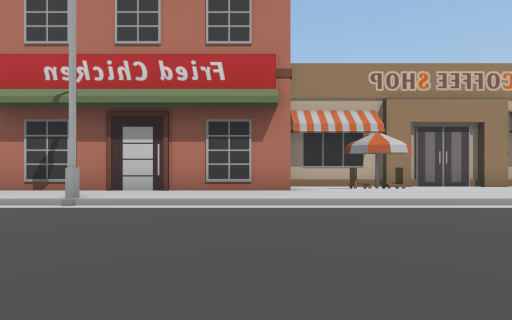
View 1 (above)

24 first-person views from a walk through a 3-D level made in the Unity game engine. The camera is 1.3 m above the floor, looks level and sees 80° across. The floor is counted in squares, 2 m on a side. Each view is taken from the middle of a square. On the plan, view 1 faces up. The plan holds only what a view shows up to about 10 squares ahead; the rest is blank. The place goes on beyond the plan. The player is left out.

View 2
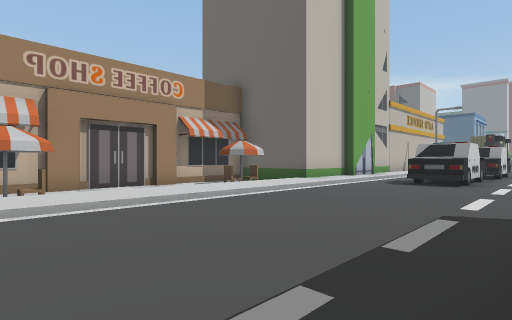

View 3
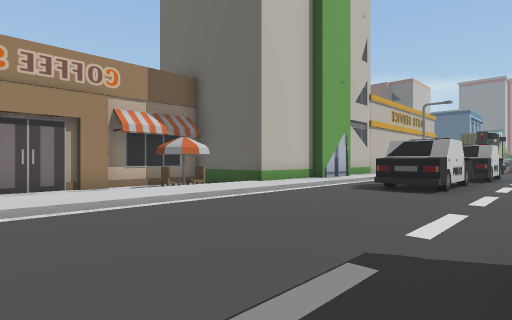

View 4
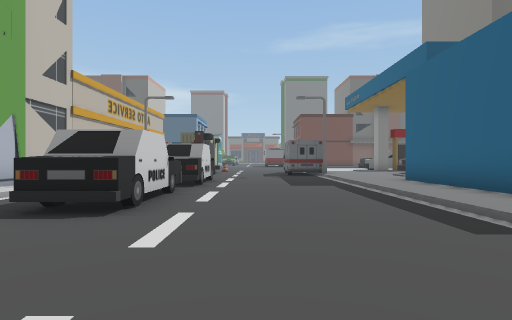

View 5
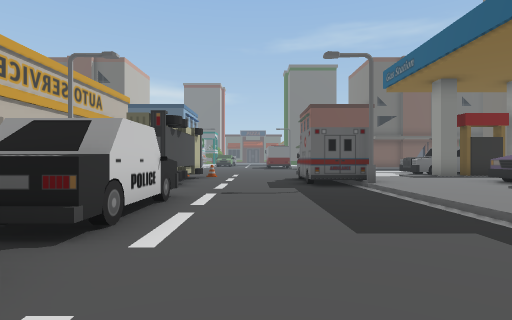

View 6
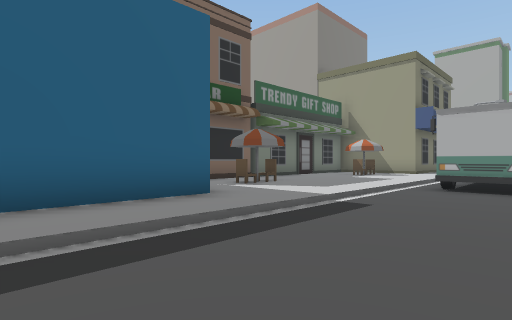

View 7
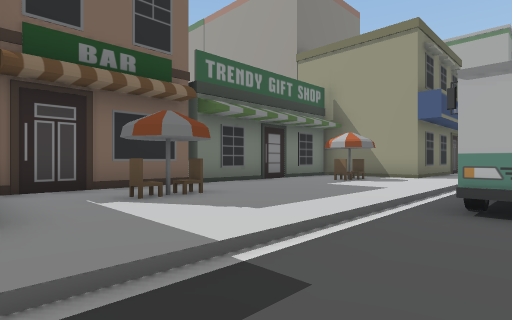

View 8
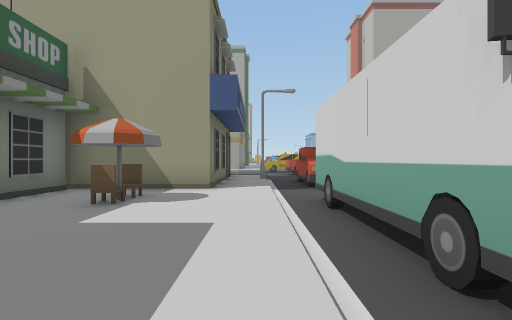

View 9
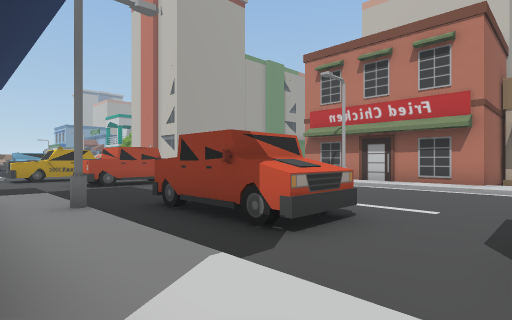

View 10
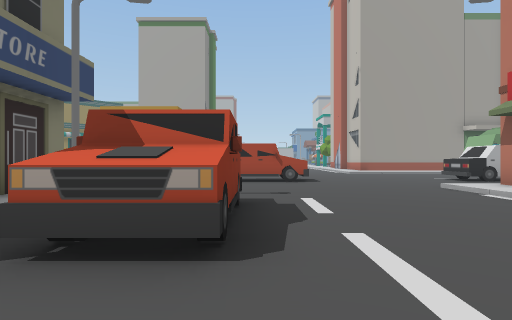

View 11
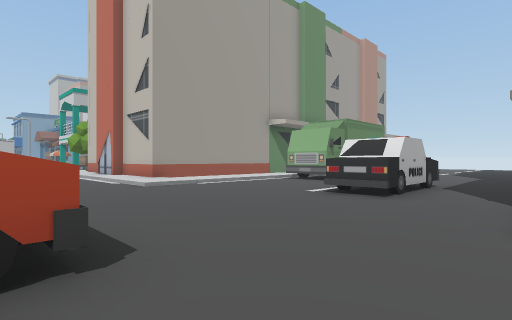

View 12
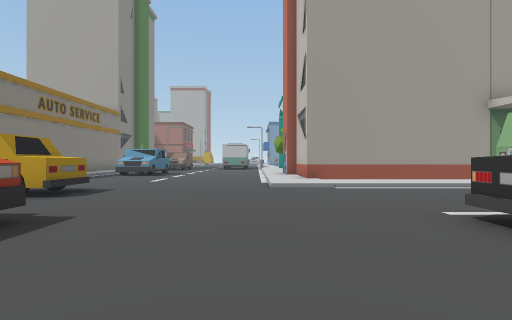

View 13
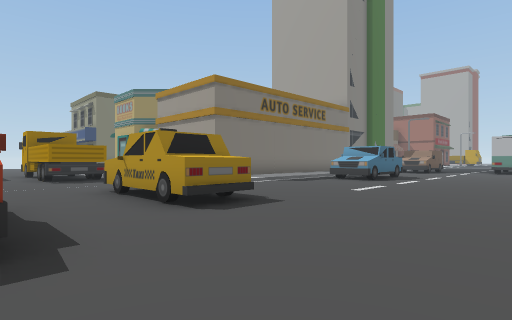

View 14
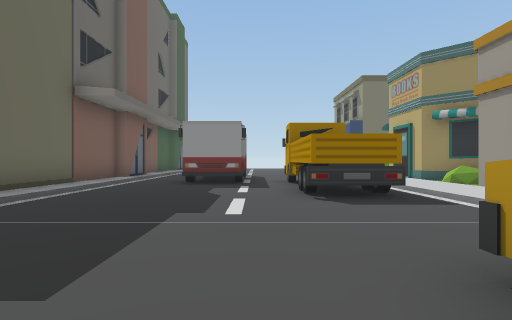

View 15
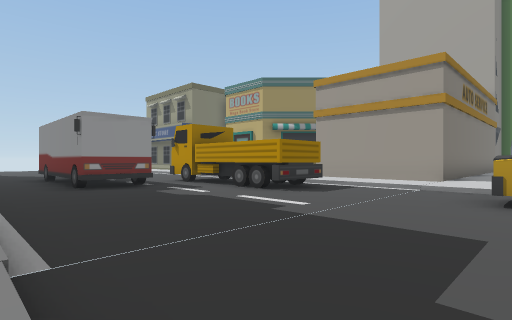

View 16
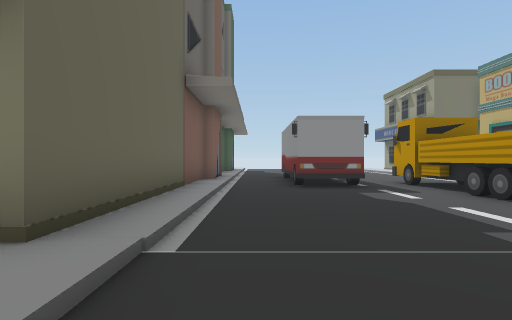

View 17
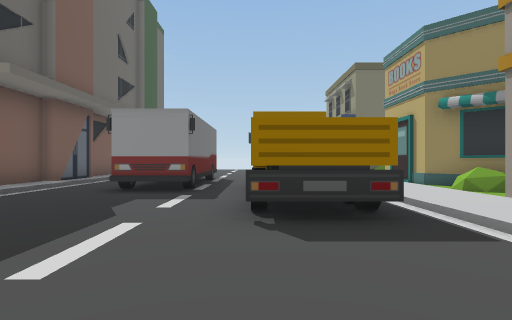

View 18
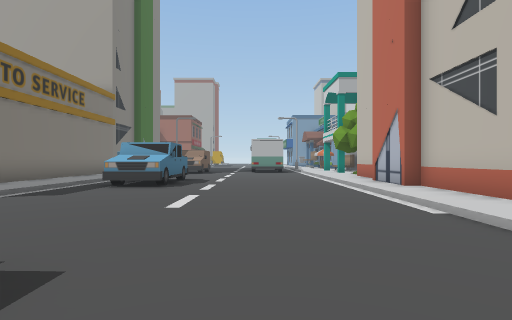

View 19
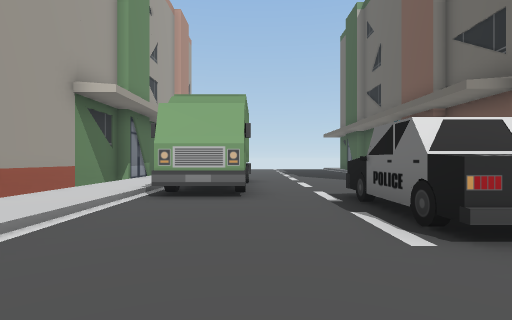

View 20
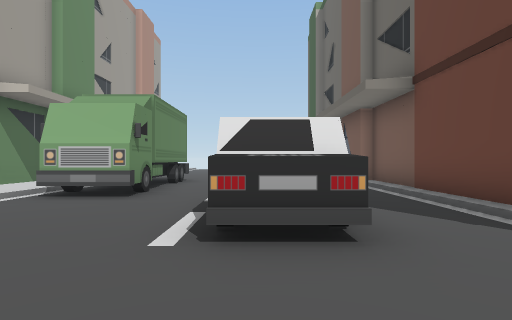

View 21
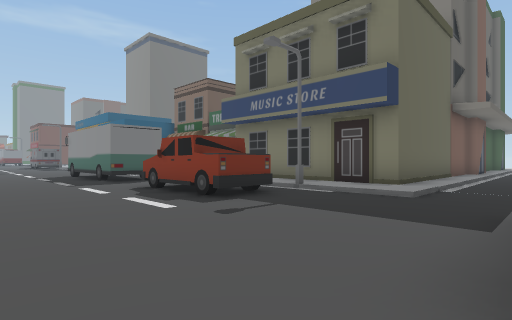

View 22
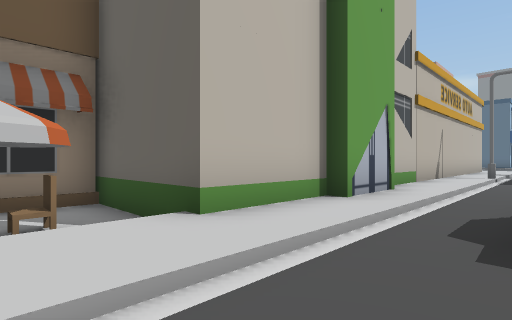

View 23
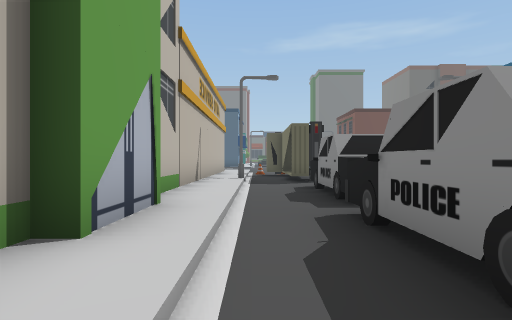

View 24
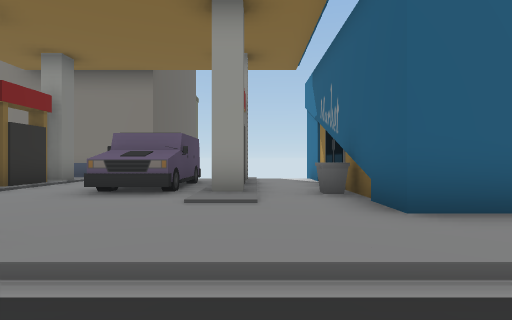

### Floor plan
Key: @ floor where view 1 was taken; # wall or solid block; x gap in a wall; . main floor; : floor 0.25 m higher than the main floor; - floor 0.25 m lower than the main floor; / step, stairs or slope; S streetlight; B building; C car; T truck; U bush; O other object.
Columns run from 20 left of view 1 to 22 right of it. Each row starts with its distance up from view 1.
 13       B: O.....B
 12       B:.O.....:B
 11       B:.O.....:B
 10       B:.O.....#
  9       B:....CC.#    ##########B
  8       B:....C..#    #---------B
  7       B:....CC.#    #-OO    O-B
  6 BBBBBBB:/......######/////////BBBBBBBBBBBBB
  5 ::::::::/....../:::::::::::::::::::::::::
  4 .................S.....................S.
  3 ...............................CCC.......
  2 ...............................CCC.CCC.####
  1 ............TT.............................
  0 .........O.. T......@......................
 -1 TTT......OO.TT...TTTT..OOOO................
 -2  ......  O..............................OOO
 -3 ::::::::/....../:S:::::::::::::::::::::S:
 -4 ::::::::/....../######:::::::::::::::::::::
 -5      BB:.......:#    #:O::::OO:#####:::::::
 -6       B:.......:#    #:::::::::#   #O#:O::#
 -7       B:.TT....:#    #:::::::::#   # #:O::#
 -8       B:.TT....:#    ###########   # #xO :#
 -9      U    T....:B    B               #:  :#
-10     #U   TT.OO.:B                       BBB
-11     ### ....OO.:B                       B
-12      ## ....OO.:B
-13       #    .OO.:B
-14              O.

Where each view was taken, in squares from view 1:
view 1: 0 up, 0 right, facing up
view 2: 0 up, 2 right, facing up-right
view 3: 0 up, 4 right, facing up-right
view 4: 0 up, 7 right, facing right
view 5: 0 up, 12 right, facing right
view 6: 0 up, 14 right, facing down-left
view 7: 1 down, 11 right, facing down-left
view 8: 3 down, 8 right, facing left
view 9: 4 down, 2 right, facing up-left
view 10: 0 up, 2 right, facing left
view 11: 1 up, 5 left, facing up-left
view 12: 4 up, 5 left, facing left
view 13: 4 up, 8 left, facing down-left
view 14: 1 down, 9 left, facing down
view 15: 2 down, 5 left, facing down-left
view 16: 2 down, 6 left, facing down
view 17: 3 down, 10 left, facing down
view 18: 2 up, 10 left, facing left
view 19: 4 up, 10 left, facing up
view 20: 4 up, 8 left, facing up
view 21: 3 up, 7 left, facing down-right
view 22: 3 up, 8 right, facing up-right
view 23: 4 up, 10 right, facing right
view 24: 1 down, 17 right, facing down
